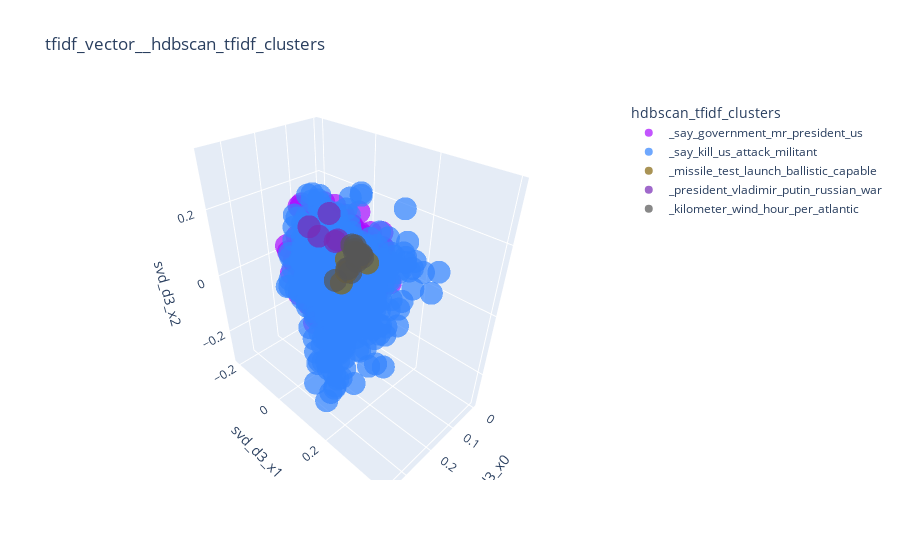

Notebook code for this chart:
### Code cell
plotter_3d_cluster(ner_dataset, "tfidf_vector", "hdbscan_tfidf_clusters")

### Figure 1 — Plotly figure (JSON) as saved in the notebook; plotly's stock layout.template omitted (floating-point values rounded to 4 significant figures; data arrays with more than 128 entries replaced by an {"elided": "..."} marker saying what was removed)
{"data": [{"hovertemplate": "<b>%{hovertext}</b><br><br>hdbscan_tfidf_clusters=_say_government_mr_president_us<br>svd_d3_x0=%{x}<br>svd_d3_x1=%{y}<br>svd_d3_x2=%{z}<extra></extra>", "hovertext": {"elided": "1782 str values"}, "legendgroup": "_say_government_mr_president_us", "marker": {"color": "#AA0DFE", "opacity": 0.7, "symbol": "circle"}, "mode": "markers", "name": "_say_government_mr_president_us", "scene": "scene", "showlegend": true, "type": "scatter3d", "x": {"elided": "1782 float values"}, "y": {"elided": "1782 float values"}, "z": {"elided": "1782 float values"}}, {"hovertemplate": "<b>%{hovertext}</b><br><br>hdbscan_tfidf_clusters=_say_kill_us_attack_militant<br>svd_d3_x0=%{x}<br>svd_d3_x1=%{y}<br>svd_d3_x2=%{z}<extra></extra>", "hovertext": {"elided": "593 str values"}, "legendgroup": "_say_kill_us_attack_militant", "marker": {"color": "#3283FE", "opacity": 0.7, "symbol": "circle"}, "mode": "markers", "name": "_say_kill_us_attack_militant", "scene": "scene", "showlegend": true, "type": "scatter3d", "x": {"elided": "593 float values"}, "y": {"elided": "593 float values"}, "z": {"elided": "593 float values"}}, {"hovertemplate": "<b>%{hovertext}</b><br><br>hdbscan_tfidf_clusters=_missile_test_launch_ballistic_capable<br>svd_d3_x0=%{x}<br>svd_d3_x1=%{y}<br>svd_d3_x2=%{z}<extra></extra>", "hovertext": ["iranian report say missile test involve shahab-3 missile range 2000 kilometer", "launch come one day pakistans rival india test-fired nuclear-capable ballistic missile ship east coast bay bengal", "interceptor missile design shoot enemy missile", "pakistan say successfully launch ballistic missile capable carry nuclear warhead 2000 kilometer long range rocket islamabad yet test", "media report differ whether missile launch test mistake"], "legendgroup": "_missile_test_launch_ballistic_capable", "marker": {"color": "#85660D", "opacity": 0.7, "symbol": "circle"}, "mode": "markers", "name": "_missile_test_launch_ballistic_capable", "scene": "scene", "showlegend": true, "type": "scatter3d", "x": [0.07641, 0.06734, 0.01798, 0.08746, 0.03298], "y": [-0.0201, -0.02955, 0.008452, -0.03056, -0.01318], "z": [-0.02716, 0.007536, -0.009997, -0.0662, 0.004486]}, {"hovertemplate": "<b>%{hovertext}</b><br><br>hdbscan_tfidf_clusters=_president_vladimir_putin_russian_war<br>svd_d3_x0=%{x}<br>svd_d3_x1=%{y}<br>svd_d3_x2=%{z}<extra></extra>", "hovertext": ["russian president vladimir putin dismiss president southern republic chechnya alu alkhanov name region prime minister act president", "russia president vladimir putin attend mass church north moscow", "also appeal g-8 member country press russian president vladimir putin withdraw support belarus president alexander lukashenko", "letter group wednesday accuse russian president vladimir putin use war chechnya take away people freedom re-establish autocracy", "russian president vladimir putin send new year greet 80-year old vassily kononov soviet partisan world war ii convict latvia war crime"], "legendgroup": "_president_vladimir_putin_russian_war", "marker": {"color": "#782AB6", "opacity": 0.7, "symbol": "circle"}, "mode": "markers", "name": "_president_vladimir_putin_russian_war", "scene": "scene", "showlegend": true, "type": "scatter3d", "x": [0.1035, 0.05613, 0.093, 0.1073, 0.08236], "y": [-0.1471, -0.07809, -0.118, -0.0327, -0.08193], "z": [0.08285, 0.0476, 0.05895, 0.08094, 0.1402]}, {"hovertemplate": "<b>%{hovertext}</b><br><br>hdbscan_tfidf_clusters=_kilometer_wind_hour_per_atlantic<br>svd_d3_x0=%{x}<br>svd_d3_x1=%{y}<br>svd_d3_x2=%{z}<extra></extra>", "hovertext": ["daybreak depression center 325 kilometer southeast grand cayman island sustain wind 55 kilometer per hour", "economy contract 13 2009 result global financial crisis rebound nearly 147 2010 strength renew export", "union strength", "farther east atlantic wind tropical storm earl nearly 75 kilometer per hour", "forecasters taiwans central weather bureau say late friday afternoon local time typhoon sepat locate 220 kilometer southeast coastal taitung county gust wind 227 kilometer per hour", "forecasters say wilma 270 kilometer south grand cayman continue move northwest 13 kilometer per hour", "ernesto hurricane strength early sunday late downgrade tropical storm", "katrina wind 120 kilometer per hour", "another tropical storm form atlantic ocean one day busy costly atlantic hurricane season record officially come close", "weather forecaster say heavy rain wind continue least wednesday", "top wind near 55 kilometer per hour high gust", "us weather forecaster say hurricane stan slam mexicos gulf coast hit eastern state veracruz high wind heavy rain", "stan come ashore along mexicos gulf coast tuesday knock tree rip roof house wind 130 kilometer per hour"], "legendgroup": "_kilometer_wind_hour_per_atlantic", "marker": {"color": "#565656", "opacity": 0.7, "symbol": "circle"}, "mode": "markers", "name": "_kilometer_wind_hour_per_atlantic", "scene": "scene", "showlegend": true, "type": "scatter3d", "x": [0.02042, 0.0308, 0.01486, 0.0262, 0.07058, 0.07125, 0.05131, 0.02283, 0.05583, 0.1182, 0.0462, 0.1057, 0.04268], "y": [-0.009482, -0.03055, -0.03264, -0.008996, -0.01535, -0.02368, -0.01106, -0.01558, -0.01927, 0.03844, -0.00778, -0.03754, -0.0205], "z": [0.003443, 0.03688, 0.003518, 0.01536, -0.01443, -0.02129, 0.04069, 0.01006, 0.05423, 0.01695, 0.001599, -0.0518, 0.02382]}], "layout": {"legend": {"title": {"text": "hdbscan_tfidf_clusters"}, "tracegroupgap": 0}, "scene": {"domain": {"x": [0, 1], "y": [0, 1]}, "xaxis": {"title": {"text": "svd_d3_x0"}}, "yaxis": {"title": {"text": "svd_d3_x1"}}, "zaxis": {"title": {"text": "svd_d3_x2"}}}, "title": {"text": "tfidf_vector__hdbscan_tfidf_clusters"}}}
